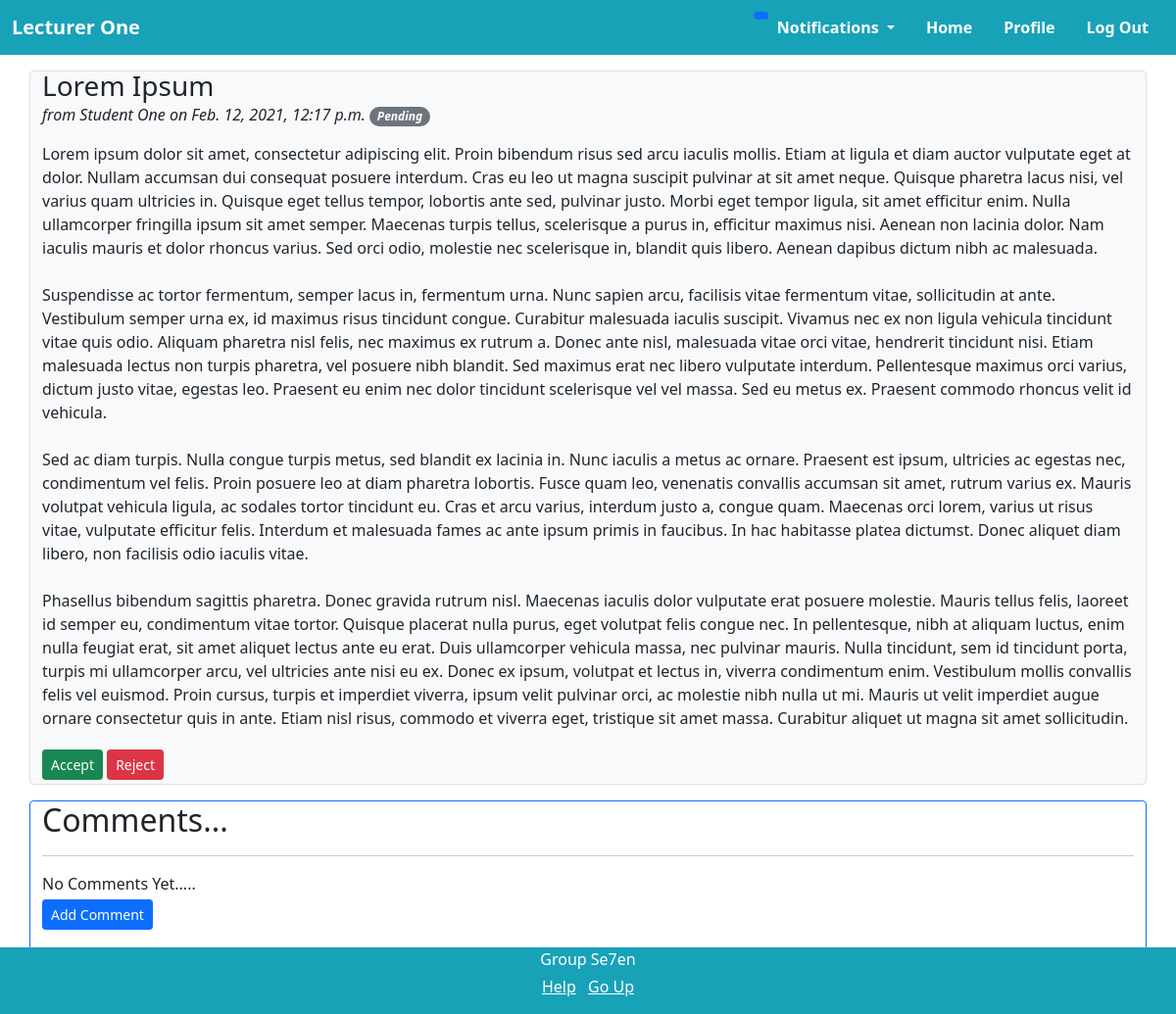
/requester/request/3/ (signed in), run on an earlier commit of the app's database.
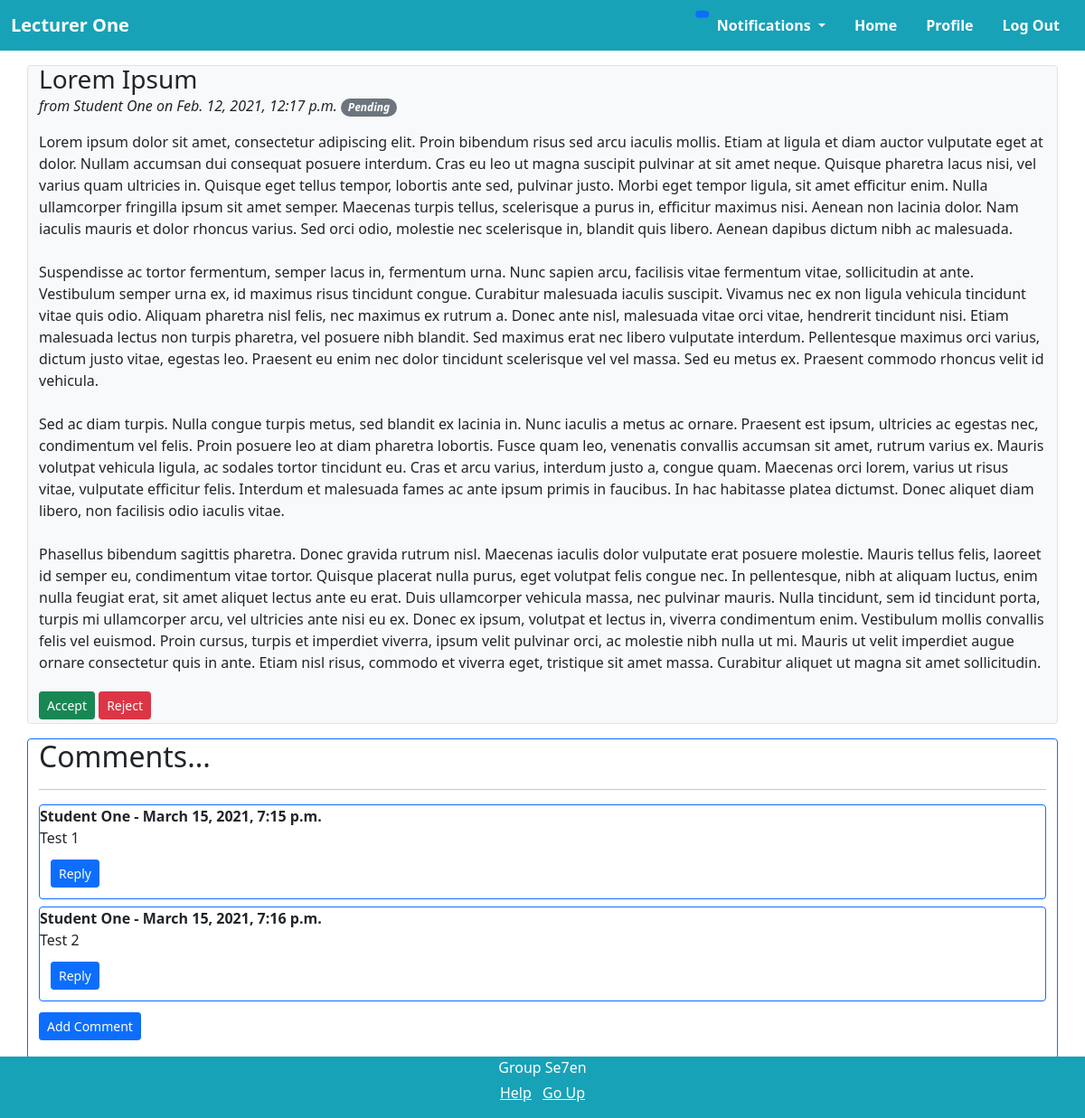
And on a later commit of the database.
### requester/models.py (models this page shows, shortened)
class Comment(models.Model):
    studentrequest = models.ForeignKey(StudentRequest, related_name="comments", on_delete=models.CASCADE)
    author =  models.ForeignKey(CustomUser, related_name="comment_author", on_delete=models.CASCADE)
    body = models.TextField(verbose_name="Comment")
    date_commented = models.DateTimeField(default=timezone.now)

### users/models.py (models this page shows, shortened)
class CustomUser(AbstractUser):
    username = None
    email = models.EmailField(_('email address'), unique=True)
    USERNAME_FIELD = 'email'
    REQUIRED_FIELDS = []
    objects = CustomUserManager()
    def __str__(self):
        if (self.groups.filter(name='Lecturer').exists()):
            return self.lecturerprofile.firstName + " " + self.lecturerprofile.lastName
        elif (self.groups.filter(name='Student').exists()):
            return self.studentprofile.firstName + " " + self.studentprofile.lastName
        else:
            return ""

class Profile(models.Model):
    firstName = models.CharField(max_length=50, verbose_name="First Name")
    lastName = models.CharField(max_length=50, verbose_name="Last Name")
    image = models.ImageField(default='defaultDP.jpg', upload_to='profile_pics', verbose_name="Profile Picture")
    class Meta:
        abstract = True

class StudentProfile(Profile):
    DEPARTMENT_CHOICES = [
    ('EN', 'ENTC'),
    ('CS', 'CSE'),
    ('BM', 'BM'),
    ('ME', 'ME'),
    ('MT', 'MT'),
    ('CH', 'CH'),
    ('EE', 'EE'),
    ('CE', 'CE')
    ]
    user = models.OneToOneField(CustomUser, on_delete=models.CASCADE, related_name="studentprofile")
    indexNo = models.CharField(max_length=7, verbose_name="Index Number")
    department = models.CharField(max_length=2, choices=DEPARTMENT_CHOICES, verbose_name="Department")
    contactNo = models.CharField(max_length=10, verbose_name="Contact Number")

### requester/views.py (the view)
# urls.py: path('request/<int:pk>/', RequestDetailView.as_view(), name='request-detail'),# url to request detail page
class RequestDetailView(LoginRequiredMixin, DetailView):
  model = StudentRequest
  context_object_name = 'StudentRequests'
  def get_template_names(self):
    if self.request.user.groups.filter(name='Lecturer').exists():
      return ['requester/lecturer_requestdetail.html']
    elif self.request.user.groups.filter(name='Student').exists():
      return ['requester/student_requestdetail.html']

### requester/templates/requester/lecturer_requestdetail.html (shortened to what this page needs)
{% extends "requester/base.html" %}
{% block content %}
    <div class="container bg-light border rounded m-3 mx-auto">
        <h3 class="lh-1">{{ object.title }}</h3>
        <p class="fw-light fst-italic lh-1">from {{ object.author }} on {{object.date_posted}}
          {% if object.accept_status == 'PN' %}
            <span class="badge rounded-pill bg-secondary">Pending</span>
          {% elif object.accept_status == 'AC' %}
            <span class="badge rounded-pill bg-success">Accepted</span>
          {% else %}
            <span class="badge rounded-pill bg-danger">Rejected</span>
          {% endif %}
        </p>
        <p>{{ object.content|linebreaksbr }}</p>
        <a class="btn btn-success btn-sm mt-1 mb-1" href="{% url 'request-review' pk=object.id review='accept' %}">Accept</a>
        <a class="btn btn-danger btn-sm mt-1 mb-1" href="{% url 'request-review' pk=object.id review='reject' %}">Reject</a>
    </div>
    <div class="container border border-primary rounded m-3 mx-auto">
      <h2>Comments...</h2>
      <hr>
      {% if not object.comments.all %}
        No Comments Yet.....
      {% else %}
        {% for comment in object.comments.all %}
          <div class=" border border-primary rounded mb-2">
            <strong>
                {{ comment.author}} - {{ comment.date_commented }}
            </strong>
            {{ comment.body|linebreaksbr }}
            <div class="m-2">
              <a class="btn btn-primary btn-sm m-1" href="{% url 'request-replycomment' pk=object.id commentpk=comment.id%}">Reply</a>
            </div>
          </div>
        {% endfor %}
      {% endif %}
      <p><a class="btn btn-primary btn-sm mt-1 mb-1" href="{% url 'request-addcomment' pk=object.id %}">Add Comment</a></p>
    </div>
{% endblock content %}

What changed in the data, as far as the page shows it:
added Comment: author "Student One", date_commented "March 15, 2021, 7:15 p.m.", body "Test 1"
added Comment: author "Student One", date_commented "March 15, 2021, 7:16 p.m.", body "Test 2"
Also different on the page:
text no longer shown: "No Comments Yet....."
